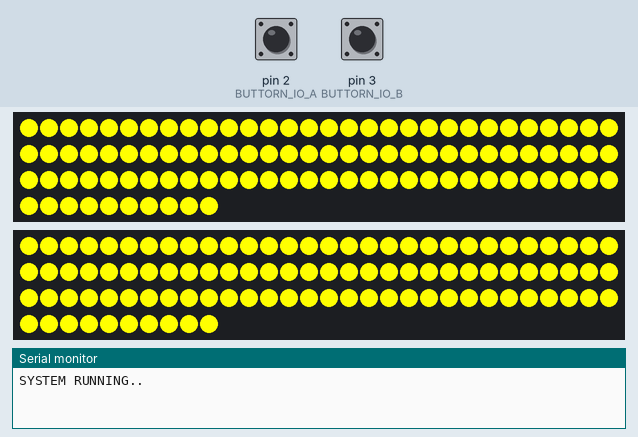
Bench run of a sketch on a simulated Arduino Uno, built with avr-gcc and run on an emulated ATmega328P. On the bench: 2 × 100 RGB LEDs in strip order, left to right, continuing on the next row, the last lines printed to the serial monitor. The test bench sets the inputs (shaded band); at power-on: pin 2 (BUTTORN_IO_A) HIGH, pin 3 (BUTTORN_IO_B) HIGH.

Above: at 1.2 s.
1.3 s: pin 2 (BUTTORN_IO_A) pulled LOW for 0.15 s
At 2.8 s:
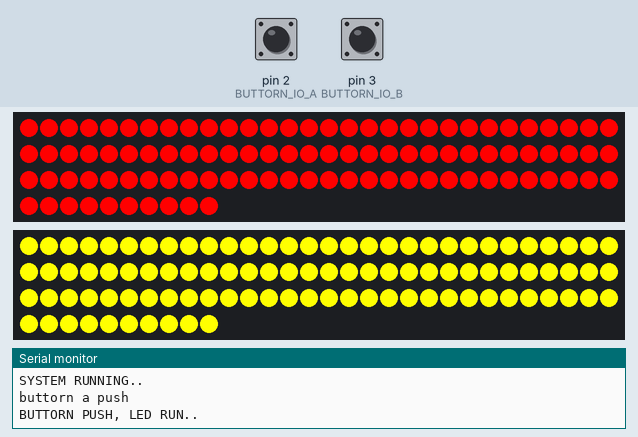
4.4 s: pin 3 (BUTTORN_IO_B) pulled LOW for 0.15 s
At 5.9 s:
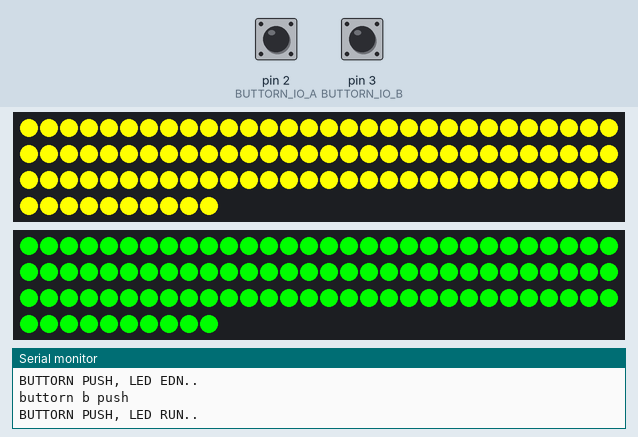
7.5 s: pin 3 (BUTTORN_IO_B) pulled LOW for 1 s
At 7.98 s:
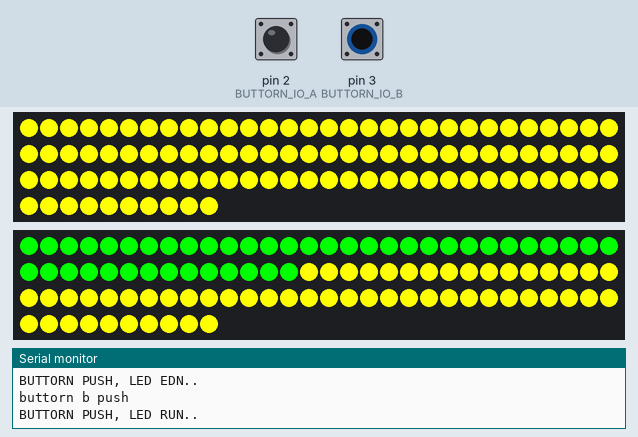
10.7 s: pin 3 (BUTTORN_IO_B) pulled LOW for 3.2 s
At 12.2 s:
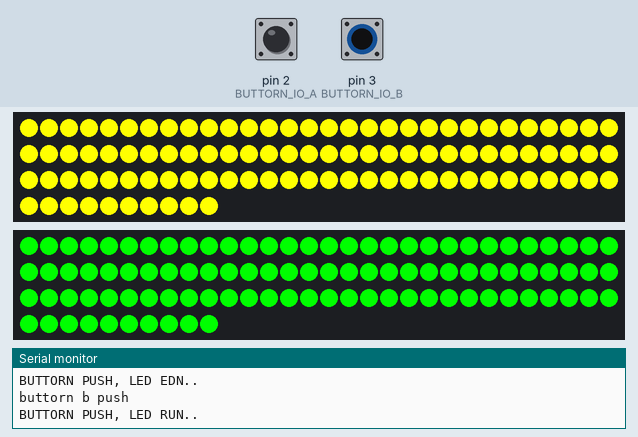
Timing chart, 0 to 13.7 s (numbered marks = the images above; inputs shaded):
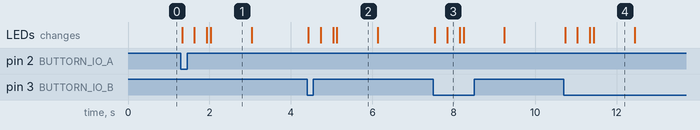

Measured:
- after the input at 1.3 s, the LEDs: first change at once (image 1 shows a later state)
- after the input at 4.4 s, the LEDs: first change at once (image 2 shows a later state)
- after the input at 7.5 s, the LEDs: first change at once (image 3 shows a later state)
- after the input at 10.7 s, the LEDs: first change at once (image 4 shows a later state)
- what the display in image 1 shows lasts 1.0 s, from 2.0 s to 3.0 s

The sketch:

two_butt_two_led-2.ino
```cpp
/*
 * 程序功能
 * 两个按钮控制两条灯带
*/

#include <Adafruit_NeoPixel.h>
#ifdef __AVR__
 #include <avr/power.h> // Required for 16 MHz Adafruit Trinket
#endif

// 按钮
#define BUTTORN_IO_A    2  // 2号io口
#define BUTTORN_IO_B    3  // 3号io口
// LED 灯带接口
#define PIN_LED_IO_A 7  // 4号io口 led灯带1
#define PIN_LED_IO_B 9  // 5号io口 led灯带2

// ===================需要调试的参数==============================[
#define DEBUG  1        // 1 开启串口打印调试信息  0 关闭打印信息
//定义控制的 LED 数量
#define PIXEL_COUNT_A 100
#define PIXEL_COUNT_B 100
// 灯 点亮时间间隔 ms  1000ms = 1s                 // 这里调整 时间间隔
#define LED_A_TIME_SCOPE 3//300
#define LED_B_TIME_SCOPE 3//300
// 灯全亮后 等待时间间隔 ms   10000 ms = 10s
#define LED_A_TIME_WAIT  1000//10000
#define LED_B_TIME_WAIT  1000//10000
// 初始灯颜色
int LED_A_INIT_COLOR[3] = {255,   255,   0};      //  这里调整颜色
int LED_B_INIT_COLOR[3] = {255,   255,   0};
// 按键后灯颜色
int LED_A_RUN_COLOR[3] = {255,   0,   0};
int LED_B_RUN_COLOR[3] = {0,   255,   0};

//====================================================================

// 全局变量
//bool init_state = true;
boolean oldState_A = HIGH;
boolean oldState_B = HIGH;

// 定义 led灯条软件控制器
Adafruit_NeoPixel strip_A(PIXEL_COUNT_A, PIN_LED_IO_A, NEO_GRB + NEO_KHZ800);
Adafruit_NeoPixel strip_B(PIXEL_COUNT_B, PIN_LED_IO_B, NEO_GRB + NEO_KHZ800);
// Argument 1 = Number of pixels in NeoPixel strip
// Argument 2 = Arduino pin number (most are valid)
// Argument 3 = Pixel type flags, add together as needed:
//   NEO_KHZ800  800 KHz bitstream (most NeoPixel products w/WS2812 LEDs)
//   NEO_KHZ400  400 KHz (classic 'v1' (not v2) FLORA pixels, WS2811 drivers)
//   NEO_GRB     Pixels are wired for GRB bitstream (most NeoPixel products)
//   NEO_RGB     Pixels are wired for RGB bitstream (v1 FLORA pixels, not v2)
//   NEO_RGBW    Pixels are wired for RGBW bitstream (NeoPixel RGBW products)

// 设置灯全亮，无等待   初始化
void set_led_color(Adafruit_NeoPixel *strip, int color[3])
{
  for(int i=0; i<strip->numPixels(); i++)
  {
     strip->setPixelColor(i, strip->Color(color[0],  color[1], color[2]));
  }
  strip->show();
}

// 按键触发后，灯显示
void run_led_color(Adafruit_NeoPixel *strip, int color[3], int scope_time, int wait_time)
{
   if(DEBUG)
   {
       Serial.println("BUTTORN PUSH, LED RUN..");
   }

  for(int i=0; i<strip->numPixels(); i++)
  {
     strip->setPixelColor(i, strip->Color(color[0],  color[1], color[2]));
     strip->show();
     delay(scope_time); //灯亮间隔
  }
   // 保持 状态延时
   delay(wait_time); //灯亮间隔
   // 恢复原始状态
   //set_led_color(strip, color);
   if(DEBUG)
   {
       Serial.println("BUTTORN PUSH, LED EDN..");
   }
}

void setup()
{
   // 串口打印 调试信息
   Serial.begin(9600);
   Serial.println("SYSTEM RUNNING..");
   ////引脚初始化/////
   pinMode(BUTTORN_IO_A, INPUT_PULLUP);//设置为输入上拉状态 INPUT_PULLUP  INPUT 按钮接口上拉 到5v
   pinMode(BUTTORN_IO_B, INPUT_PULLUP);//设置为输入上拉状态 INPUT_PULLUP  INPUT 按钮接口上拉 到5v
   // 灯初始化
   strip_A.begin(); //
   strip_B.begin(); //
   set_led_color(&strip_A, LED_A_INIT_COLOR);
   set_led_color(&strip_B, LED_B_INIT_COLOR);
}

void loop() {

  // 读取按键A状态
  boolean newState_A = digitalRead(BUTTORN_IO_A);
  // 按键由 高电平  变成低电平
  if((newState_A == LOW) && (oldState_A == HIGH))
  {
    delay(20);// 延时20ms 防止抖动
    // Check if button is still low after debounce.
    newState_A = digitalRead(BUTTORN_IO_A);
    if(newState_A == LOW)
    { // 确实为低电平
      Serial.println("buttorn a push");
      run_led_color(&strip_A, LED_A_RUN_COLOR, LED_A_TIME_SCOPE, LED_A_TIME_WAIT); // 控制灯亮

/*
// 逐个点亮为 按键触发状态颜色
for(int i=0; i<strip_A.numPixels(); i++)
  {
     strip_A.setPixelColor(i, strip_A.Color(LED_A_RUN_COLOR[0], LED_A_RUN_COLOR[1], LED_A_RUN_COLOR[2]));
     strip_A.show();
     delay(LED_A_TIME_SCOPE); //灯亮间隔
  }
   // 保持 状态延时
   delay(LED_A_TIME_WAIT); //灯亮间隔
 */

    // 复原为初始状态
    set_led_color(&strip_A,LED_A_INIT_COLOR );
    /*
    for(int i=0; i<strip_A.numPixels(); i++)
    {
       strip_A.setPixelColor(i, strip_A.Color(LED_A_INIT_COLOR[0],  LED_A_INIT_COLOR[1], LED_A_INIT_COLOR[2]));
    }
    strip_A.show();
    */
    }
  }
  oldState_A = newState_A; // 更新按键状态

///*
  // 读取按键B状态
  boolean newState_B = digitalRead(BUTTORN_IO_B);
  // 按键由 高电平  变成低电平
  if((newState_B == LOW) && (oldState_B == HIGH))
  {
    delay(20);// 延时20ms 防止抖动
    // Check if button is still low after debounce.
    newState_B = digitalRead(BUTTORN_IO_B);
    if(newState_B == LOW)
    { // 确实为低电平
      Serial.println("buttorn b push");
      run_led_color(&strip_B, LED_B_RUN_COLOR, LED_B_TIME_SCOPE, LED_B_TIME_WAIT); // 控制灯亮
      /*
      for(int i=0; i<strip_B.numPixels(); i++)
        {
           strip_B.setPixelColor(i, strip_B.Color(LED_B_RUN_COLOR[0], LED_B_RUN_COLOR[1], LED_B_RUN_COLOR[2]));
           strip_B.show();
           delay(LED_B_TIME_SCOPE); //灯亮间隔
        }
       // 保持 状态延时
       delay(LED_B_TIME_WAIT); //灯亮间隔
      */
        // 复原为初始状态
        set_led_color(&strip_B,LED_B_INIT_COLOR );
        /*
        for(int i=0; i<strip_B.numPixels(); i++)
        {
           strip_B.setPixelColor(i, strip_B.Color(LED_B_INIT_COLOR[0],  LED_B_INIT_COLOR[1], LED_B_INIT_COLOR[2]));
        }
        strip_B.show();
        */
    }
  }
  oldState_B = newState_B; // 更新按键状态
//*/

  delay(10);
}
```
